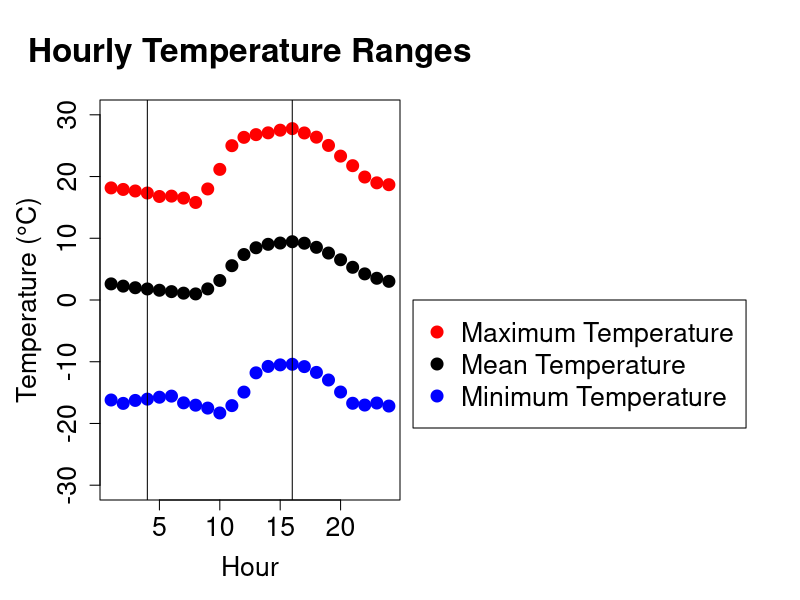
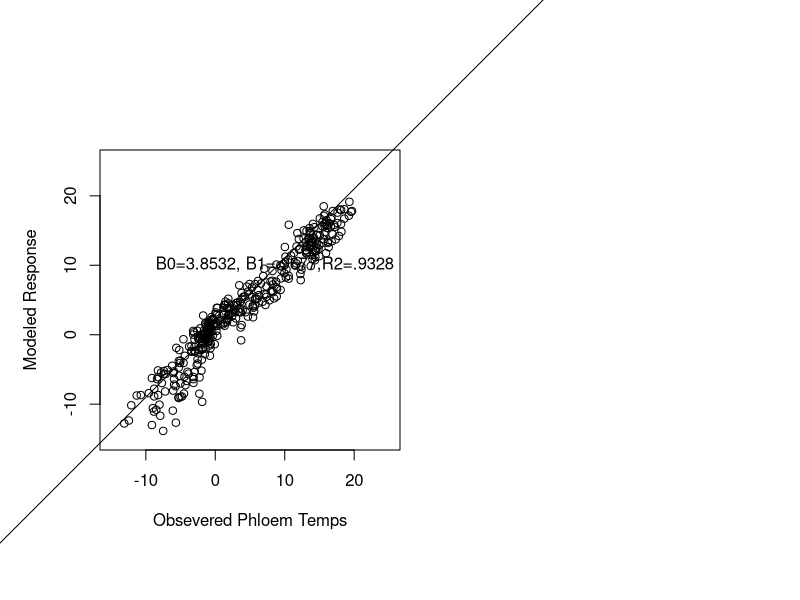
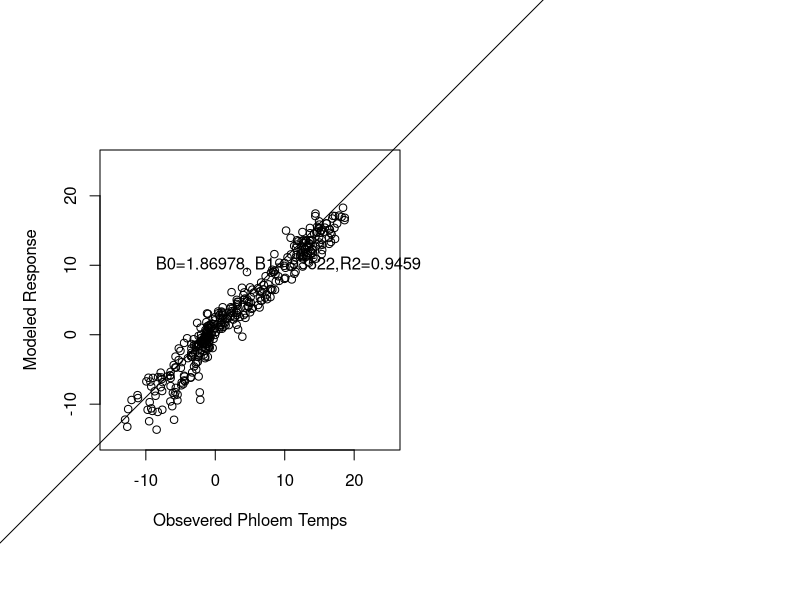
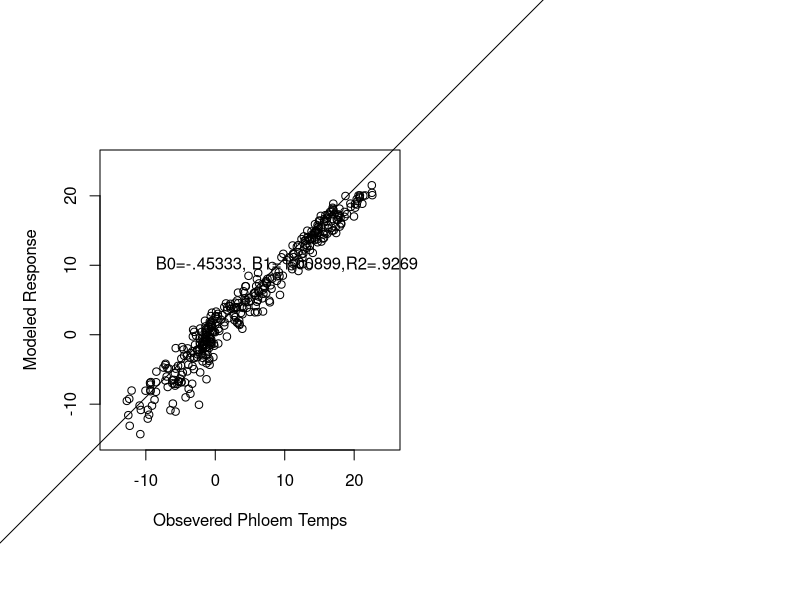
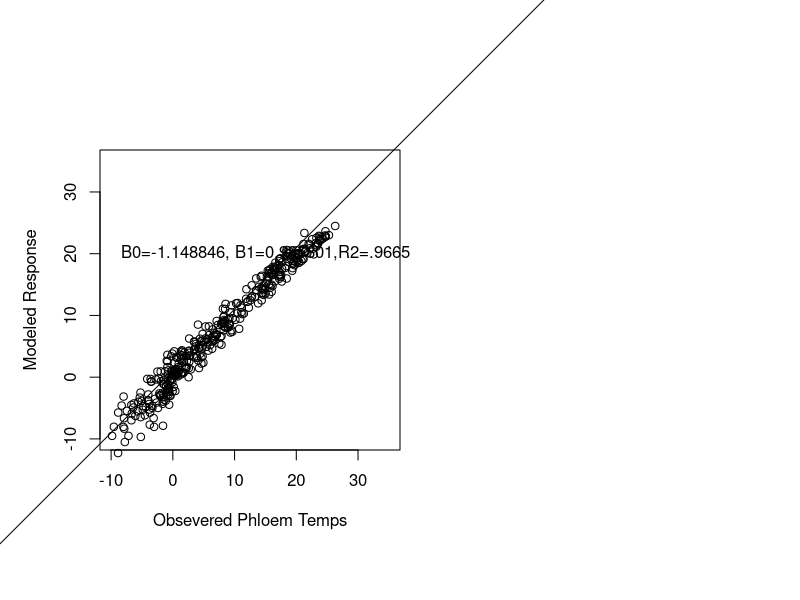
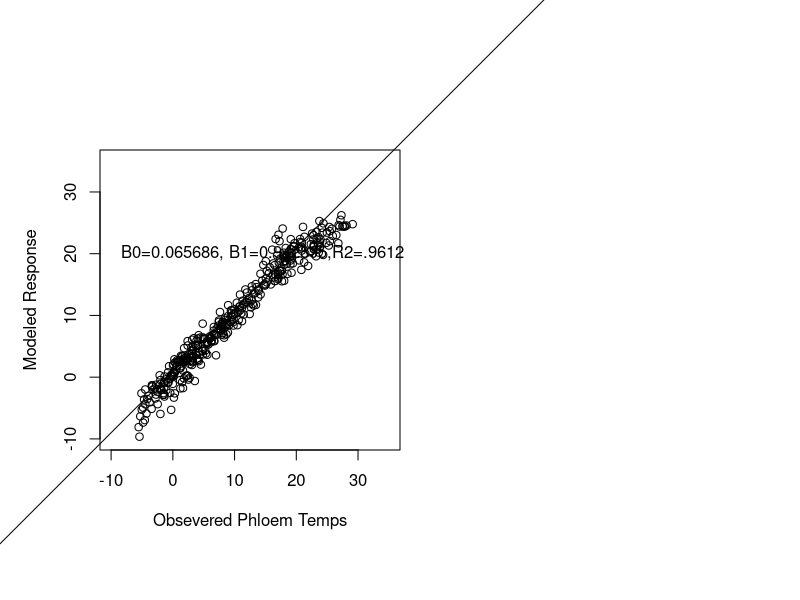
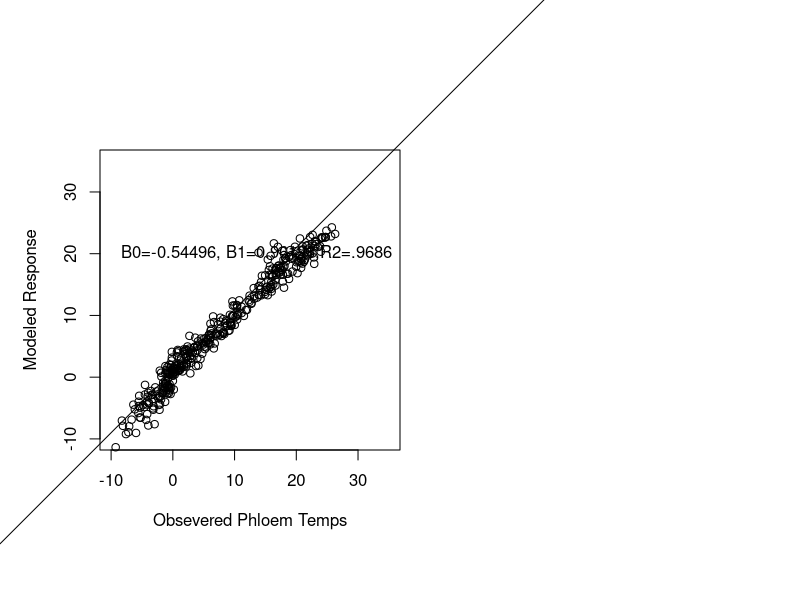
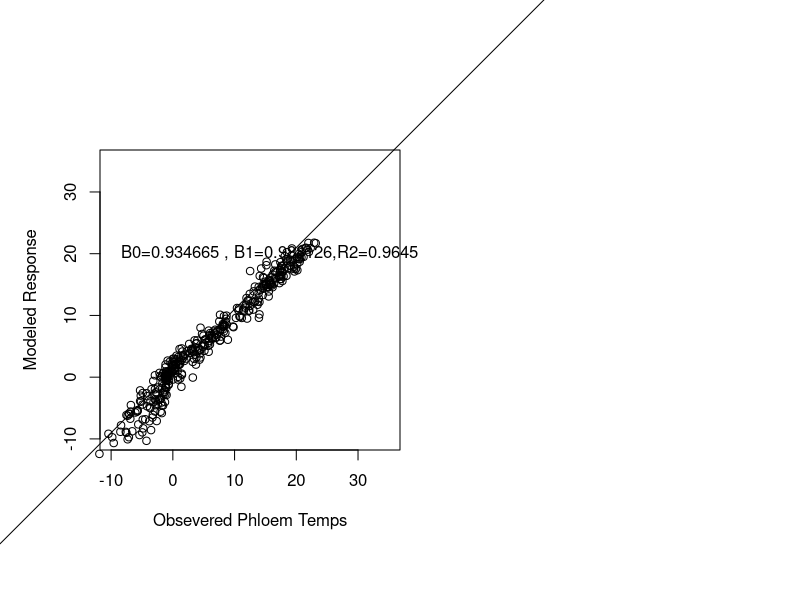

Source code (R) for these figures, in order:
## ---- chunk 1
library(dplyr)
setwd("C:/Users/zacha/Documents/GitHub/IMAP_Python_Project/WPB_Model/Supplemental/NewPhleom/")

PonderosaData<-read.csv("ponderosapinephloem.csv")
head(PonderosaData)
## ---- chunk 2

PonderosaTrunc<-data.frame(Tree1=(PonderosaData$T1N+PonderosaData$T1S)/2,
                           Tree2=(PonderosaData$T2N+PonderosaData$T2S)/2,
                           Tree3=(PonderosaData$T3N+PonderosaData$T3S)/2,
                           Tree4=(PonderosaData$T4N+PonderosaData$T4S)/2,
                           AirTemp=PonderosaData$Air)


PonderosaTrunc$meanT<-(PonderosaTrunc$Tree1+PonderosaTrunc$Tree2+PonderosaTrunc$Tree3+PonderosaTrunc$Tree4)/4

## ---- chunk 3
PonderosaTrunc$Day<-PonderosaData$JD
PonderosaTrunc$Year<-PonderosaData$Year
PonderosaTrunc$Hour<-PonderosaData$Time

###Missing Data
PonderosaTrunc<-PonderosaTrunc[c(-8073),]
PonderosaTrunc$Day[PonderosaTrunc$Year=="1995"]<-PonderosaTrunc$Day[PonderosaTrunc$Year=="1995"]+365
PonderosaTrunc$Date<-as.Date(PonderosaTrunc$Day-1,origin = "1994-01-01")
## ---- chunk 4
DayAir<-PonderosaTrunc %>%
  group_by(Date=Date) %>%
  summarise(Max=max(AirTemp),Min=min(AirTemp))
## ---- chunk 5
DayAir<-PonderosaTrunc %>%
  group_by(Date=Date) %>%
  summarise(Max=max(AirTemp),Min=min(AirTemp))

HourlyAir<-PonderosaTrunc %>%
  group_by(Date=Hour) %>%
  summarise(Max=max(AirTemp),Min=min(AirTemp),Mean=mean(AirTemp))
par(mar=c(5,5,5,20),xpd=F)
plot(HourlyAir$Max,col="red",ylim=c(-30,30),xlab="Hour",ylab="Temperature (\u00B0C)",main="Hourly Temperature Ranges",pch=19,cex=1.6,cex.main=2.0,
     cex.axis=1.6,cex.lab=1.6)
points(HourlyAir$Min,col="blue",pch=19,cex=1.6)
points(HourlyAir$Mean,pch=19,cex=1.6)
abline(v=4)
#abline(v=7,lty=2)
#abline(v=10,lty=2)
#abline(v=13,lty=2)
abline(v=16)
par(xpd = T)
legend(26,0,legend=c("Maximum Temperature","Mean Temperature","Minimum Temperature"),pch=c(19,19,19),
       col=c("red","black","blue"),cex=1.6)
#abline(v=19,lty=2)
#abline(v=22,lty=2)
## ---- chunk 6

Tmax<-DayAir$Max
Tmin<-DayAir$Min
vector<-NULL
for(i in 1:length(Tmax)-1){
  Min<-Tmin[i]
  Max<-Tmax[i]
  Min2<-Tmin[i+1]
  Mean=(Max+Min)/2
  Mean2=(Max+Min2)/2
  Dif=(Max-Min)
  Dif2=(Max-Min2)
  Fouram<-Min
  Sevenam<-Mean+(.5*Dif*sin(-pi/4))
  Tenam<-Mean+(.5*Dif*sin(0))
  Onepm<-Mean+(.5*Dif*sin(pi/4))
  Fourpm<-Mean+(.5*Dif*sin(pi/2))
  Sevenpm<-Mean2+(.5*Dif2*sin(pi/4))
  Tenpm<-Mean2+(.5*Dif2*sin(0))
  OneAm<-Mean2+(.5*Dif2*sin(-pi/4))
  
  
  if(i==1){vector<-cbind(Fouram,Sevenam,Tenam,Onepm,Fourpm,Sevenpm,Tenpm,OneAm)}
  else{vector<-rbind(vector,cbind(Fouram,Sevenam,Tenam,Onepm,Fourpm,Sevenpm,Tenpm,OneAm))}
}
SimData<-as.data.frame(vector)
## ---- chunk 7
#### Four Am
par(pty="s")
FourAMphl<-PonderosaTrunc$meanT[PonderosaTrunc$Hour=="400"]
lm1<-lm(FourAMphl~SimData$Fouram[1:386])
plot(FourAMphl,3.8532+(.9677*SimData$Fouram[1:386]),xlim=c(-15,25),ylim=c(-15,25),ylab=c("Modeled Response"),xlab=c("Obsevered Phloem Temps"))
abline(1,1)
summary(lm1)
text(-10, 10, "B0=3.8532, B1=.9677,R2=.9328", pos = 4)

## ---- chunk 8
SevenAMphl<-PonderosaTrunc$meanT[PonderosaTrunc$Hour=="700"]
lm2<-lm(SevenAMphl~SimData$Sevenam[1:386])
plot(SevenAMphl,1.86978+(.93522*SimData$Sevenam[1:386]),xlim=c(-15,25),ylim=c(-15,25),ylab=c("Modeled Response"),xlab=c("Obsevered Phloem Temps"))
abline(1,1)
summary(lm2)
text(-10, 10, "B0=1.86978, B1=.93522,R2=0.9459", pos = 4)
## ---- chunk 9
###3
TenAMphl<-PonderosaTrunc$meanT[PonderosaTrunc$Hour=="1000"]
lm3<-lm(TenAMphl~SimData$Tenam[1:388])
summary(lm3)

plot(TenAMphl,-.45333+(1.00899*SimData$Tenam[1:388]),xlim=c(-15,25),ylim=c(-15,25),ylab=c("Modeled Response"),xlab=c("Obsevered Phloem Temps"))
abline(1,1)
text(-10, 10, "B0=-.45333, B1=1.00899,R2=.9269", pos = 4)

## ---- chunk 10

### One PM (4)

OnePMphl<-PonderosaTrunc$meanT[PonderosaTrunc$Hour=="1300"]
lm4<-lm(OnePMphl~SimData$Onepm[1:387])
summary(lm4)

plot(OnePMphl,-1.148846 +(0.985801*SimData$Onepm[1:387]),xlim=c(-10,35),ylim=c(-10,35),ylab=c("Modeled Response"),xlab=c("Obsevered Phloem Temps"))
abline(1,1)
text(-10, 20, "B0=-1.148846, B1=0.985801,R2=.9665", pos = 4)
## ---- chunk 11
### Four Pm (5)
FourPMphl<-PonderosaTrunc$meanT[PonderosaTrunc$Hour=="1600"]
lm5<-lm(FourPMphl~SimData$Fourpm[1:386])
summary(lm5)

plot(FourPMphl,0.065686 +(0.942395*SimData$Fourpm[1:386]),xlim=c(-10,35),ylim=c(-10,35),ylab=c("Modeled Response"),xlab=c("Obsevered Phloem Temps"))
abline(1,1)
text(-10, 20, "B0=0.065686, B1=0.942395,R2=.9612", pos = 4)

## ---- chunk 12
### Seven Pm (6)
SevenPMphl<-PonderosaTrunc$meanT[PonderosaTrunc$Hour=="1900"]
lm6<-lm(SevenPMphl~SimData$Sevenpm[1:386])
summary(lm6)


plot(SevenPMphl,-0.54496 +(0.96128*SimData$Sevenpm[1:386]),xlim=c(-10,35),ylim=c(-10,35),ylab=c("Modeled Response"),xlab=c("Obsevered Phloem Temps"))
abline(1,1)
text(-10, 20, "B0=-0.54496, B1=0.96128,R2=.9686", pos = 4)

## ---- chunk 13

#### Ten Pm
TenPMphl<-PonderosaTrunc$meanT[PonderosaTrunc$Hour=="2200"]
lm7<-lm(TenPMphl~SimData$Tenpm[1:386])
summary(lm7)

plot(TenPMphl,0.934665 +(0.988126*SimData$Tenpm[1:386]),xlim=c(-10,35),ylim=c(-10,35),ylab=c("Modeled Response"),xlab=c("Obsevered Phloem Temps"))
abline(1,1)
text(-10, 20, "B0=0.934665 , B1=0.988126,R2=0.9645", pos = 4)

## ---- chunk 14
#### One Am (8)
par(pty="s")
OneAMphl<-PonderosaTrunc$meanT[PonderosaTrunc$Hour=="100"]
lm8<-lm(OneAMphl~SimData$OneAm[1:386])
summary(lm8)

plot(OneAMphl,3.18995 +(1.005804*SimData$OneAm[1:386]),xlim=c(-10,35),ylim=c(-10,35),ylab=c("Modeled Response"),xlab=c("Obsevered Phloem Temps"))
abline(1,1)
text(-10, 20, "B0= 3.18995 , B1=1.005804,R2=0.9442", pos = 4)

## ---- chunk 15

png("HourlySin.png", units="in", width=7.0, height=14.0, res=500)
par(mfrow=c(4,2),pty="s")
plot(FourAMphl,3.8532+(.9677*SimData$Fouram[1:386]),xlim=c(-15,25),ylim=c(-15,25),ylab=c("Modeled Response"),xlab=c("Observed Phloem Temps"),pch=19,
     col=adjustcolor("black",alpha.f = .2),main="4:00",cex.axis=2.0,cex.lab=2.0,cex.main=2.0)
abline(1,1,lwd=2.0)

text(-15, 24, "B0 = 3.85", pos = 4,cex=1.5)
text(-15, 20,  "B1 = 0.97",  pos = 4,cex=1.5)
text(-15, 16, as.expression(bquote(italic(R)^2 == .(format( 0.93, digits = 2)))), pos = 4,cex=1.5)

plot(SevenAMphl,1.86978+(.93522*SimData$Sevenam[1:386]),xlim=c(-15,25),ylim=c(-15,25),ylab=c("Modeled Response"),xlab=c("Observed Phloem Temps"),pch=19,
     col=adjustcolor("black",alpha.f = .2),main="7:00",cex.axis=2.0,cex.lab=2.0,cex.main=2.0)
abline(1,1,lwd=2.0)

text(-15, 24, "B0 = 1.90", pos = 4,cex=1.5)
text(-15, 20,  "B1 = 0.94",  pos = 4,cex=1.5)
text(-15, 16, as.expression(bquote(italic(R)^2 == .(format( 0.95, digits = 2)))), pos = 4,cex=1.5)

plot(TenAMphl,-.45333+(1.00899*SimData$Tenam[1:388]),xlim=c(-15,25),ylim=c(-15,25),ylab=c("Modeled Response"),xlab=c("Observed Phloem Temps"),pch=19,
     col=adjustcolor("black",alpha.f = .2),main="10:00",cex.axis=2.0,cex.lab=2.0,cex.main=2.0)
abline(1,1,lwd=2.0)

text(-15, 24, "B0 = -0.45", pos = 4,cex=1.5)
text(-15, 20,  "B1 = 1.01",  pos = 4,cex=1.5)
text(-15, 16, as.expression(bquote(italic(R)^2 == .(format( 0.93, digits = 2)))), pos = 4,cex=1.5)

plot(OnePMphl,-1.148846 +(0.985801*SimData$Onepm[1:387]),xlim=c(-10,35),ylim=c(-10,35),ylab=c("Modeled Response"),xlab=c("Observed Phloem Temps"),pch=19,
     col=adjustcolor("black",alpha.f = .2),main="13:00",cex.axis=2.0,cex.lab=2.0,cex.main=2.0)
abline(1,1,lwd=2.0)
#text(-13, 34, "B0=-1.148846, B1=0.985801, R2=.9665", pos = 4,cex=1.0)

text(-10, 30, "B0 = -1.15", pos = 4,cex=1.5)
text(-10, 26,  "B1 = 0.99",  pos = 4,cex=1.5)
text(-10, 22, as.expression(bquote(italic(R)^2 == .(format( 0.97, digits = 2)))), pos = 4,cex=1.5)

plot(FourPMphl,0.065686 +(0.942395*SimData$Fourpm[1:386]),xlim=c(-10,35),ylim=c(-10,35),ylab=c("Modeled Response"),xlab=c("Observed Phloem Temps"),pch=19,
     col=adjustcolor("black",alpha.f = .2),main="16:00",cex.axis=2.0,cex.lab=2.0,cex.main=2.0)
abline(1,1,lwd=2.0)
text(-10, 30, "B0 = 0.07", pos = 4,cex=1.5)
text(-10, 26,  "B1 = 0.94",  pos = 4,cex=1.5)
text(-10, 22, as.expression(bquote(italic(R)^2 == .(format( 0.96, digits = 2)))), pos = 4,cex=1.5)


plot(SevenPMphl,-0.54496 +(0.96128*SimData$Sevenpm[1:386]),xlim=c(-10,35),ylim=c(-10,35),ylab=c("Modeled Response"),xlab=c("Observed Phloem Temps"),pch=19,
     col=adjustcolor("black",alpha.f = .2),main="19:00",cex.axis=2.0,cex.lab=2.0,cex.main=2.0)
abline(1,1,lwd=2.0)


text(-10, 30, "B0 = -0.54", pos = 4,cex=1.5)
text(-10, 26,  "B1 = 0.96",  pos = 4,cex=1.5)
text(-10, 22, as.expression(bquote(italic(R)^2 == .(format( 0.97, digits = 2)))), pos = 4,cex=1.5)


plot(TenPMphl,0.934665 +(0.988126*SimData$Tenpm[1:386]),xlim=c(-10,35),ylim=c(-10,35),ylab=c("Modeled Response"),xlab=c("Observed Phloem Temps"),pch=19,
     col=adjustcolor("black",alpha.f = .2),main="22:00",cex.axis=2.0,cex.lab=2.0,cex.main=2.0)
abline(1,1,lwd=2.0)
#text(-13, 34, "B0=0.934665, B1=0.988126, R2=0.9645", pos = 4,cex=1.0)
text(-10, 30, "B0 = -0.93", pos = 4,cex=1.5)
text(-10, 26,  "B1 = 0.98",  pos = 4,cex=1.5)
text(-10, 22, as.expression(bquote(italic(R)^2 == .(format( 0.96, digits = 2)))), pos = 4,cex=1.5)

plot(OneAMphl,3.18995 +(1.005804*SimData$OneAm[1:386]),xlim=c(-10,35),ylim=c(-10,35),ylab=c("Modeled Response"),xlab=c("Observed Phloem Temps"),pch=19,
     col=adjustcolor("black",alpha.f = .2),main="1:00",cex.axis=2.0,cex.lab=2.0,cex.main=2.0)
abline(1,1,lwd=2.0)
#text(-13, 34, "B0= 3.18995, B1=1.005804, R2=0.9442", pos = 4,cex=1.0)

text(-10, 30, "B0 = 3.19", pos = 4,cex=1.5)
text(-10, 26,  "B1 = 1.01",  pos = 4,cex=1.5)
text(-10, 22, as.expression(bquote(italic(R)^2 == .(format( 0.94, digits = 2)))), pos = 4,cex=1.5)
dev.off()
## ---- chunk 16
####Comparing the whole thing 

Tmax<-DayAir$Max
Tmin<-DayAir$Min
Fittedvector<-NULL
for(i in 1:length(Tmax)-1){
  Min<-Tmin[i]
  Max<-Tmax[i]
  Min2<-Tmin[i+1]
  Mean=(Max+Min)/2
  Mean2=(Max+Min2)/2
  Dif=(Max-Min)
  Dif2=(Max-Min2)
  Fouram<-as.numeric(lm1$coefficients[1]+lm1$coefficients[2]*(Min))
  Sevenam<-as.numeric(lm2$coefficients[1]+lm2$coefficients[2]*(Mean+(.5*Dif*sin(-pi/4))))
  Tenam<-as.numeric(lm3$coefficients[1]+lm3$coefficients[2]*(Mean+(.5*Dif*sin(0))))
  Onepm<-as.numeric(lm4$coefficients[1]+lm4$coefficients[2]*(Mean+(.5*Dif*sin(pi/4))))
  Fourpm<-as.numeric(lm5$coefficients[1]+lm5$coefficients[2]*(Mean+(.5*Dif*sin(pi/2))))
  Sevenpm<-as.numeric(lm6$coefficients[1]+lm6$coefficients[2]*(Mean2+(.5*Dif2*sin(pi/4))))
  Tenpm<-as.numeric(lm7$coefficients[1]+lm7$coefficients[2]*(Mean2+(.5*Dif2*sin(0))))
  OneAm<-as.numeric(lm8$coefficients[1]+lm8$coefficients[2]*(Mean2+(.5*Dif2*sin(-pi/4))))
  
  
  if(i==1){Fittedvector<-c(Fouram,Sevenam,Tenam,Onepm,Fourpm,Sevenpm,Tenpm,OneAm)}
  else{Fittedvector<-c(Fittedvector,c(Fouram,Sevenam,Tenam,Onepm,Fourpm,Sevenpm,Tenpm,OneAm))}
}

## ---- chunk 17

#plot(Fittedvector,ylim=c(0,30))
#plot(PonderosaTrunc$meanT,ylim=c(0,30))

for(i in 1:length(FourAMphl)){

if(i==1){Obs<-c(FourAMphl[i],SevenAMphl[i],TenAMphl[i],OnePMphl[i],
                FourPMphl[i],SevenPMphl[i],TenPMphl[i],OneAMphl[i])  }
else{Obs<-c(Obs,c(FourAMphl[i],SevenAMphl[i],TenAMphl[i],OnePMphl[i],
                             FourPMphl[i],SevenPMphl[i],TenPMphl[i],OneAMphl[i]))}
}
## ---- chunk 18
Fit<-Fittedvector[1:3088]
plot(Obs,Fit)
abline(1,1)
## ---- chunk 19
library(grDevices)

summary(lm(Obs~Fit))
#png("PhloemModelcomp.png", units="in", width=20.0, height=10.0, res=300)
par(mar=c(7,7,5,5))
Days<-rep(DayAir$Date,each=8)
head(Days)
plot(as.Date(as.character(Days[1:3088])),Obs,col=adjustcolor("red",alpha.f = .5),xlab=NA,pch=16,xaxt='n',ylab=NA,
     cex.lab=2.4,cex.axis=3.0)

#axis.Date(1, at=c(Days[1],Days[1000],Days[2000],Days[3000]), labels=c(Days[1],Days[1000],Days[2000],Days[3000]), cex.lab=2.4,cex.axis=2.4)
text(as.Date(as.character(Days[1175])), 18, as.expression(bquote(italic(R)^2 == .(format( 0.96, digits = 2)))), pos = 4,cex=3.0)
axis.Date(1,at=seq(as.Date(Days)[1], as.Date(Days)[3104],by="month"),format=c('%m-%Y'),line=1.0,
     font.lab=3.0,col=NA, cex.lab=3.0,cex.axis=3.0)
title(xlab="Date", cex.lab=2.4,line=5.0)
title(ylab=("Temperature (\u00B0C)"), cex.lab=2.4,line=5.0)
points(as.Date(as.character(Days[1:3088])),Fit,col=adjustcolor("black",alpha.f = .5),pch=16,type="l",lwd=1.5)
legend(as.Date(as.character(Days[1200])),30,legend=c("Modeled Temperature","Observed Temperature"),col=c(adjustcolor("black",alpha.f = .5),adjustcolor("red",alpha.f = .5)),pch=c(NA,19),lty=c(1,NA),cex=2.4)
#dev.off()

## ---- chunk 20
RepeatedFit<-rep(Fit,each=3)
MeanPheolm<-PonderosaTrunc$meanT[1:9264]
plot(RepeatedFit,MeanPheolm,col=adjustcolor("red",alpha.f = .1))
abline(1,1)

## ---- chunk 21
plot(RepeatedFit-MeanPheolm,col=adjustcolor("red",alpha.f = .1))
## ---- chunk 22

## ---- chunk 23

png("Phloem4YTrees.png", units="in", width=10.0, height=10.0, res=300)
par(mfrow=c(2,2),mar=c(5,5,3,3))
Tree1<-PonderosaTrunc$Tree1[1:9264]
plot(RepeatedFit,Tree1,col=adjustcolor("black",alpha.f = .05),pch=19,xlab="Hourly Phloem Measurement",ylab="Modeled Hourly Temperature",
     main="Ponderosa Pine 1",cex=1.2,cex.main=2.0,cex.lab=1.5,cex.axis=2.0)
abline(1,1,lwd=3.0)

Tree2<-PonderosaTrunc$Tree2[1:9264]
plot(RepeatedFit,Tree2,col=adjustcolor("black",alpha.f = .05),pch=19,xlab="Hourly Phloem Measurement",ylab="Modeled Hourly Temperature",
     main="Ponderosa Pine 2",cex=1.2,cex.main=2.0,cex.lab=1.5,cex.axis=2.0)
abline(1,1,lwd=3.0)

Tree3<-PonderosaTrunc$Tree3[1:9264]
plot(RepeatedFit,Tree3,col=adjustcolor("black",alpha.f = .05),pch=19,xlab="Hourly Phloem Measurement",ylab="Modeled Hourly Temperature",
     main="Ponderosa Pine 3",cex=1.2,cex.main=2.0,cex.lab=1.5,cex.axis=2.0)
abline(1,1,lwd=3.0)

Tree4<-PonderosaTrunc$Tree4[1:9264]
plot(RepeatedFit,Tree4,col=adjustcolor("black",alpha.f = .05),pch=19,xlab="Hourly Phloem Measurement",ylab="Modeled Hourly Temperature",
     main="Ponderosa Pine 4",cex=1.2,cex.main=2.0,cex.lab=1.5,cex.axis=2.0)
abline(1,1,lwd=3.0)
dev.off()
